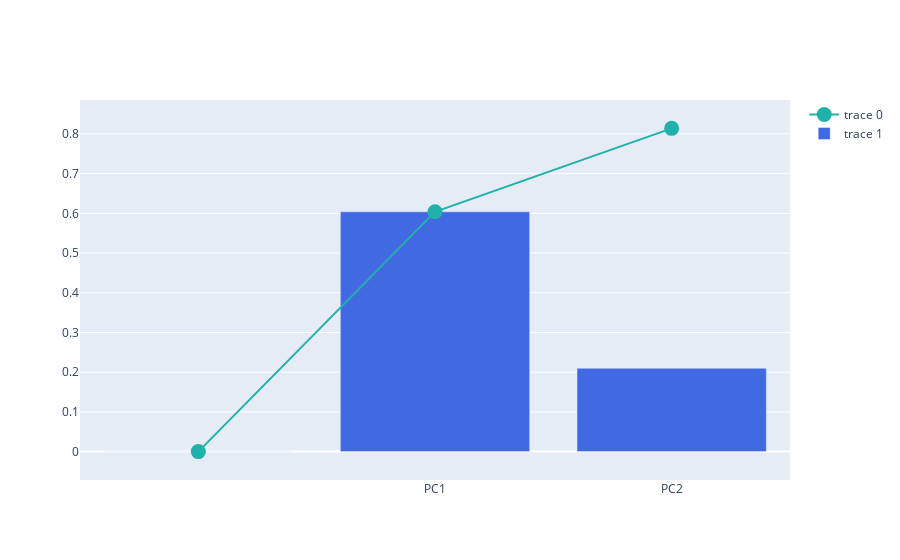

Here is the notebook cell this chart was saved with:
### Code cell
# explained variance + cumulative variance
# https://plotly.com/python/creating-and-updating-figures

import plotly.graph_objects as go
fig = go.Figure()

fig.add_trace(
    go.Scatter(
        x=df_explained_variance['PC'],
        y=df_explained_variance['Cumulative Variance'],
        marker=dict(size=15, color='LightSeaGreen')
    ))

fig.add_trace(
    go.Bar(
        x=df_explained_variance['PC'],
        y=df_explained_variance['Explained Variance'],
        marker=dict(color='RoyalBlue')
    ))

fig.show()

### Figure 1 — Plotly figure (JSON) as saved in the notebook; plotly's stock layout.template omitted (floating-point values rounded to 4 significant figures)
{"data": [{"marker": {"color": "LightSeaGreen", "size": 15}, "type": "scatter", "x": ["", "PC1", "PC2"], "y": [0, 0.604, 0.814]}, {"marker": {"color": "RoyalBlue"}, "type": "bar", "x": ["", "PC1", "PC2"], "y": [0, 0.6039, 0.2099]}], "layout": {}}
